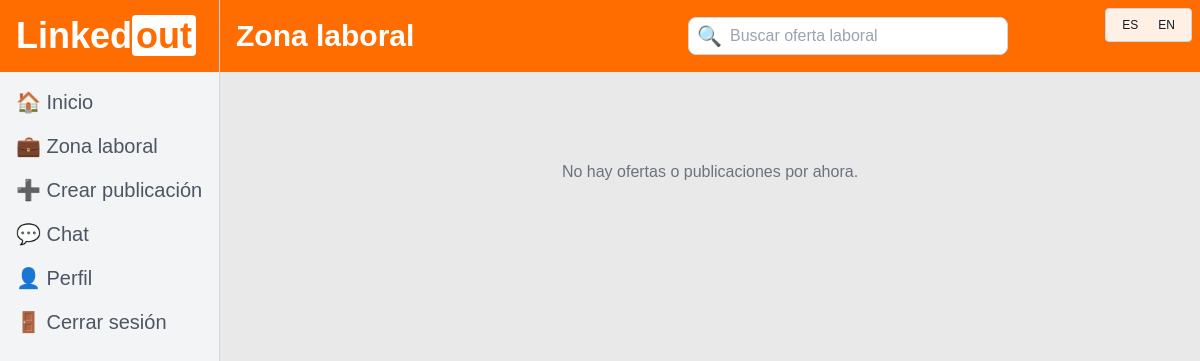
Before: /search-jobs/ (signed in) with the older database file.
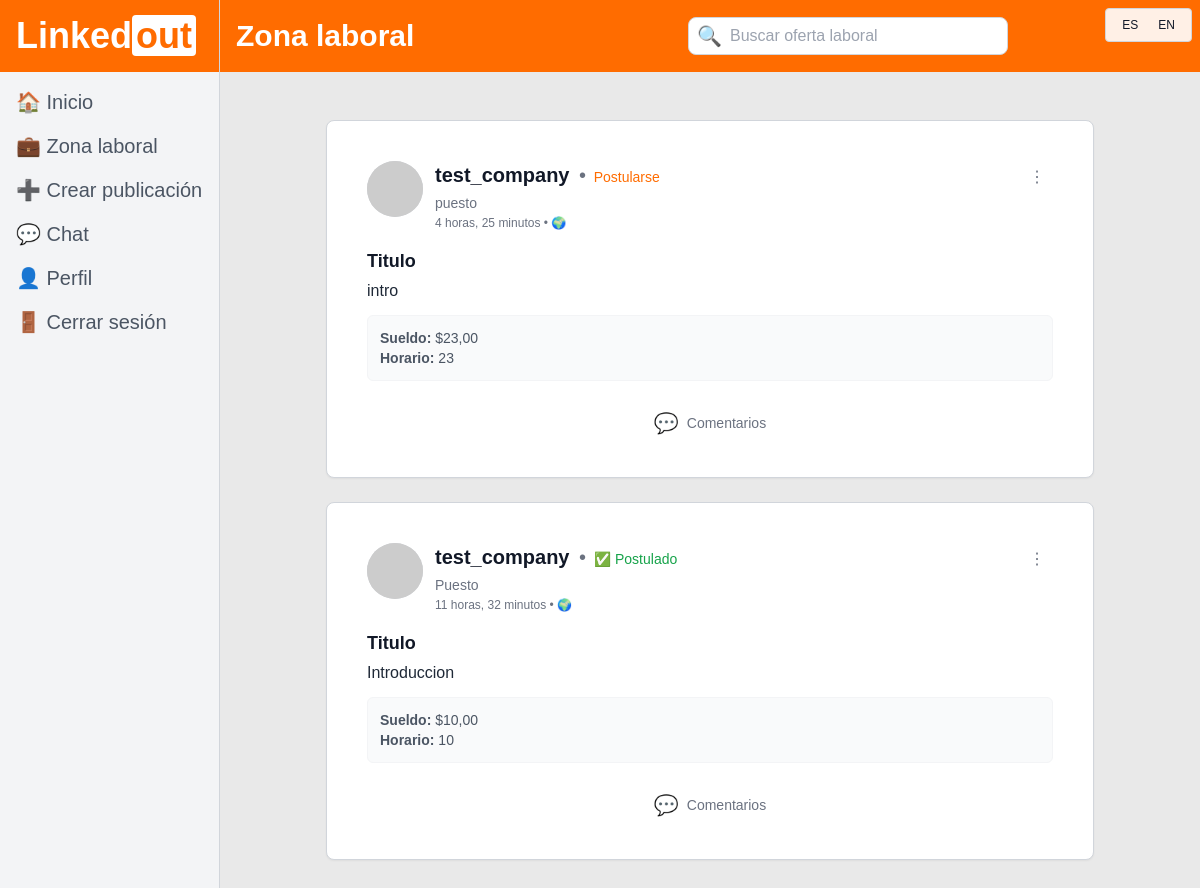
After: the same page with the newer database file.
### apps/linkedout/models.py (models this page shows, shortened)
class Post(models.Model):
    author = models.ForeignKey(User,
                               on_delete=models.CASCADE,
                               related_name="posts")
    title = models.CharField(max_length=255, blank=True)
    content = models.TextField()
    image = models.ImageField(upload_to="posts_imgs/", null=True, blank=True)
    created_at = models.DateTimeField(auto_now_add=True)

class JobOffer(Post):
    STATUS_CHOICES = [
        ("open", "Abierta / Recibiendo CVs"),
        ("closed", "Cerrada / Finalizada"),
    ]
    job_description = models.TextField()
    salary = models.DecimalField(max_digits=10, decimal_places=2, null=True, blank=True)
    position = models.CharField(max_length=150)
    working_hours = models.CharField(max_length=50, help_text="Ej: 40 horas semanales")
    requirements = models.TextField()
    industry = models.CharField(max_length=150)
    offer_status = models.CharField(max_length=20, choices=STATUS_CHOICES, default="open")

class Post(models.Model):
    author = models.ForeignKey(User,
                               on_delete=models.CASCADE,
                               related_name="posts")
    title = models.CharField(max_length=255, blank=True)
    content = models.TextField()
    image = models.ImageField(upload_to="posts_imgs/", null=True, blank=True)
    created_at = models.DateTimeField(auto_now_add=True)

### apps/linkedout/views.py (the view, shortened to what this page needs)
# urls.py: path('search-jobs/', views.search_jobs, name='search_jobs'),
def search_jobs(request):
    query = request.GET.get('q', '').strip()
    jobs = JobOffer.objects.all().order_by('-created_at')
    applied_job_ids = set()
    if request.user.is_authenticated:
        applied_job_ids = set(
            JobApplication.objects.filter(applicant=request.user).values_list('job_offer_id', flat=True)
        )
    context = {
        'page_title': _('Zona laboral'),
        'show_bottom_nav': True,
        'desktop_search': True,
        'show_search_menu': True,
        'jobs': jobs,
        'applied_job_ids': applied_job_ids,
        'search_query': query,
        'search_placeholder': _('Buscar oferta laboral'),
    }
    return render(request, 'search_jobs.html', context)

### apps/linkedout/templates/search_jobs.html (shortened to what this page needs)
{% extends 'base.html' %}
{% load i18n static %}
{% block content %}
<div class="max-w-3xl mx-auto py-6 flex flex-col gap-6">
  {% for job in jobs %}
    {% include "components/post_card.html" with item=job comments_url="#" applied_job_ids=applied_job_ids %}
  {% empty %}
    <div class="text-center py-10">
      <p class="text-gray-500">{% trans "No hay ofertas o publicaciones por ahora." %}</p>
    </div>
  {% endfor %}
</div>
{% endblock %}

### apps/linkedout/templates/components/post_card.html (shortened to what this page needs)
{% load i18n static %}
<article class="bg-white rounded-lg border border-gray-300 p-6 shadow-sm">
  <div class="p-4 flex gap-3">
    <div class="w-14 h-14 rounded-full bg-gray-300 shrink-0 overflow-hidden">
      {% if item.author %}
        <img
          src="https://ui-avatars.com/api/?name={{ item.author.first_name }}+{{ item.author.last_name }}&background=random"
          alt="Avatar"
        >
      {% endif %}
    </div>
    <div class="flex-1 min-w-0">
      <div class="flex justify-between items-start">
        <h3 class="font-bold text-xl">
          {% if item.author %}
            {{ item.author.get_full_name|default:item.author.username }}
          {% else %}
            {% trans "Usuario" %}
          {% endif %}
          <span class="text-gray-500 font-normal ml-1">•</span>
          {% if item.joboffer %}
            {% if item.joboffer.id in applied_job_ids %}
              <span class="font-medium text-sm ml-0.5 text-green-600">✅ {% trans "Postulado" %}</span>
            {% else %}
              <form
                method="POST"
                action="{% url 'apply_job' item.joboffer.id %}"
                class="inline"
              >
                <button
                  type="submit"
                  class="font-medium text-sm ml-0.5 text-linkedout-orange hover:underline"
                >
                  {% trans "Postularse" %}
                </button>
              </form>
            {% endif %}
          {% endif %}
        </h3>
        <button class="text-gray-500 hover:bg-gray-100 px-2 py-1 rounded">⋮</button>
      </div>
      <p class="text-gray-500 text-sm">
        {% if item.joboffer %}
          {{ item.joboffer.position }}
        {% else %}
          {{ item.author.profile.headline|default:"Usuario" }}
        {% endif %}
      </p>
      <p class="text-gray-500 text-xs mt-0.5">
        {% if item.created_at %}
          {{ item.created_at|timesince }} • 🌍
        {% else %}
          17 h • 🌍
        {% endif %}
      </p>
    </div>
  </div>
  <div class="px-4 pb-3">
    {% if item.title %}
      <h4 class="font-bold text-lg mb-1">{{ item.title }}</h4>
    {% endif %}
    {% if item.content %}
      <p class="text-gray-800 text-sm md:text-base leading-relaxed">
        {{ item.content|linebreaksbr }}
      </p>
    {% endif %}
    {% if item.joboffer %}
      <div class="mt-3 p-3 bg-gray-50 rounded-md border border-gray-100">
        <p class="text-sm text-gray-600"><strong>{% trans "Sueldo:" %}</strong> ${{ item.joboffer.salary }}</p>
        <p class="text-sm text-gray-600"><strong>{% trans "Horario:" %}</strong> {{ item.joboffer.working_hours }}</p>
      </div>
    {% endif %}
  </div>
  <div class="px-2 py-1 flex justify-between items-center bg-white">
    <a
      href="{{ comments_url|default:'#' }}"
      class="flex-1 flex flex-col md:flex-row justify-center items-center gap-2 py-3 text-gray-500 hover:bg-gray-100 rounded text-sm font-medium transition-colors"
    >
      <span class="text-xl">💬</span> {% trans "Comentarios" %}
    </a>
  </div>
</article>

Changed rows visible on the page:
added JobOffer: joboffer.position "puesto", joboffer.salary "23,00", joboffer.working_hours "23"
added Post: author.get_full_name "test_company", created_at "4 horas, 25 minutos", title "Titulo", content "intro"
added JobOffer: joboffer.position "Puesto", joboffer.salary "10,00", joboffer.working_hours "10"
added Post: author.get_full_name "test_company", created_at "11 horas, 32 minutos", title "Titulo", content "Introduccion"
Other visible differences:
text no longer shown: "No hay ofertas o publicaciones por ahora."
